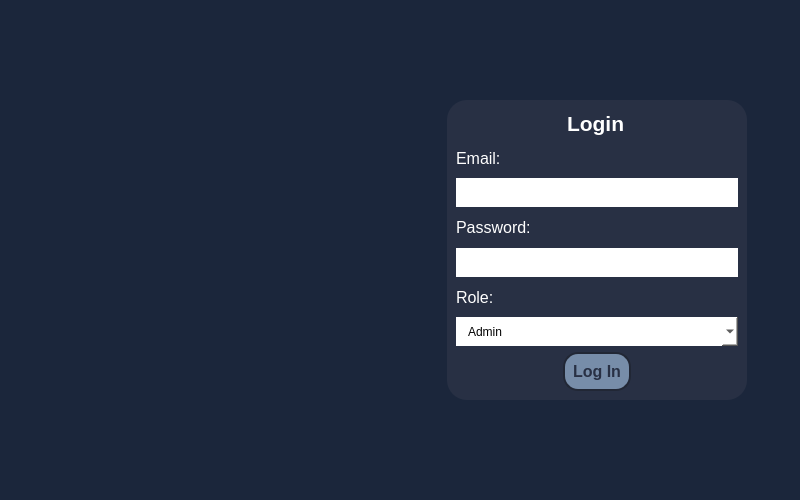
<?xml version="1.0" encoding="UTF-8"?>
<ui version="4.0">
 <class>MainWindow</class>
 <widget class="QMainWindow" name="MainWindow">
  <property name="geometry">
   <rect>
    <x>0</x>
    <y>0</y>
    <width>800</width>
    <height>500</height>
   </rect>
  </property>
  <property name="minimumSize">
   <size>
    <width>800</width>
    <height>500</height>
   </size>
  </property>
  <property name="windowTitle">
   <string>MainWindow</string>
  </property>
  <property name="styleSheet">
   <string notr="true">background-color:#1b263b;</string>
  </property>
  <widget class="QWidget" name="centralwidget">
   <property name="sizePolicy">
    <sizepolicy hsizetype="Expanding" vsizetype="Expanding">
     <horstretch>0</horstretch>
     <verstretch>0</verstretch>
    </sizepolicy>
   </property>
   <property name="layoutDirection">
    <enum>Qt::LayoutDirection::LeftToRight</enum>
   </property>
   <property name="styleSheet">
    <string notr="true"/>
   </property>
   <layout class="QHBoxLayout" name="horizontalLayout">
    <item alignment="Qt::AlignmentFlag::AlignHCenter|Qt::AlignmentFlag::AlignVCenter">
     <widget class="QLabel" name="label">
      <property name="sizePolicy">
       <sizepolicy hsizetype="Expanding" vsizetype="Preferred">
        <horstretch>0</horstretch>
        <verstretch>0</verstretch>
       </sizepolicy>
      </property>
      <property name="minimumSize">
       <size>
        <width>300</width>
        <height>300</height>
       </size>
      </property>
      <property name="maximumSize">
       <size>
        <width>600</width>
        <height>600</height>
       </size>
      </property>
      <property name="text">
       <string/>
      </property>
      <property name="pixmap">
       <pixmap resource="resources.qrc">:/images/images/BigLogo.png</pixmap>
      </property>
      <property name="scaledContents">
       <bool>true</bool>
      </property>
     </widget>
    </item>
    <item alignment="Qt::AlignmentFlag::AlignHCenter|Qt::AlignmentFlag::AlignVCenter">
     <widget class="QFrame" name="frame">
      <property name="enabled">
       <bool>true</bool>
      </property>
      <property name="minimumSize">
       <size>
        <width>300</width>
        <height>300</height>
       </size>
      </property>
      <property name="maximumSize">
       <size>
        <width>600</width>
        <height>600</height>
       </size>
      </property>
      <property name="styleSheet">
       <string notr="true">background-color : #283044;
border-radius : 20px;</string>
      </property>
      <property name="frameShape">
       <enum>QFrame::Shape::StyledPanel</enum>
      </property>
      <property name="frameShadow">
       <enum>QFrame::Shadow::Raised</enum>
      </property>
      <layout class="QVBoxLayout" name="verticalLayout">
       <item alignment="Qt::AlignmentFlag::AlignHCenter">
        <widget class="QLineEdit" name="loginHead">
         <property name="enabled">
          <bool>true</bool>
         </property>
         <property name="sizePolicy">
          <sizepolicy hsizetype="Expanding" vsizetype="Expanding">
           <horstretch>0</horstretch>
           <verstretch>0</verstretch>
          </sizepolicy>
         </property>
         <property name="font">
          <font>
           <pointsize>16</pointsize>
           <bold>true</bold>
          </font>
         </property>
         <property name="styleSheet">
          <string notr="true">color : #ffffff;
width:60px
</string>
         </property>
         <property name="text">
          <string>Login</string>
         </property>
         <property name="readOnly">
          <bool>true</bool>
         </property>
        </widget>
       </item>
       <item>
        <widget class="QLabel" name="emailHead">
         <property name="sizePolicy">
          <sizepolicy hsizetype="Expanding" vsizetype="Expanding">
           <horstretch>0</horstretch>
           <verstretch>0</verstretch>
          </sizepolicy>
         </property>
         <property name="font">
          <font>
           <pointsize>12</pointsize>
          </font>
         </property>
         <property name="autoFillBackground">
          <bool>false</bool>
         </property>
         <property name="styleSheet">
          <string notr="true">color : #ffffff</string>
         </property>
         <property name="text">
          <string>Email:</string>
         </property>
        </widget>
       </item>
       <item>
        <widget class="QLineEdit" name="emailField">
         <property name="sizePolicy">
          <sizepolicy hsizetype="Expanding" vsizetype="Expanding">
           <horstretch>0</horstretch>
           <verstretch>0</verstretch>
          </sizepolicy>
         </property>
         <property name="styleSheet">
          <string notr="true">background-color: #ffffff;
padding-left :10px </string>
         </property>
        </widget>
       </item>
       <item>
        <widget class="QLabel" name="passHead">
         <property name="sizePolicy">
          <sizepolicy hsizetype="Expanding" vsizetype="Expanding">
           <horstretch>0</horstretch>
           <verstretch>0</verstretch>
          </sizepolicy>
         </property>
         <property name="font">
          <font>
           <pointsize>12</pointsize>
          </font>
         </property>
         <property name="autoFillBackground">
          <bool>false</bool>
         </property>
         <property name="styleSheet">
          <string notr="true">color : #ffffff</string>
         </property>
         <property name="text">
          <string>Password:</string>
         </property>
        </widget>
       </item>
       <item>
        <widget class="QLineEdit" name="passField">
         <property name="sizePolicy">
          <sizepolicy hsizetype="Expanding" vsizetype="Expanding">
           <horstretch>0</horstretch>
           <verstretch>0</verstretch>
          </sizepolicy>
         </property>
         <property name="styleSheet">
          <string notr="true">background-color: #ffffff;
padding-left:5px
</string>
         </property>
        </widget>
       </item>
       <item>
        <widget class="QLabel" name="roleHead">
         <property name="sizePolicy">
          <sizepolicy hsizetype="Expanding" vsizetype="Expanding">
           <horstretch>0</horstretch>
           <verstretch>0</verstretch>
          </sizepolicy>
         </property>
         <property name="font">
          <font>
           <pointsize>12</pointsize>
          </font>
         </property>
         <property name="autoFillBackground">
          <bool>false</bool>
         </property>
         <property name="styleSheet">
          <string notr="true">color : #ffffff</string>
         </property>
         <property name="text">
          <string>Role:</string>
         </property>
        </widget>
       </item>
       <item>
        <widget class="QComboBox" name="roleField">
         <property name="sizePolicy">
          <sizepolicy hsizetype="Expanding" vsizetype="Expanding">
           <horstretch>0</horstretch>
           <verstretch>0</verstretch>
          </sizepolicy>
         </property>
         <property name="styleSheet">
          <string notr="true">background-color:#ffffff;
padding-left:10px</string>
         </property>
         <property name="editable">
          <bool>true</bool>
         </property>
         <item>
          <property name="text">
           <string>Admin</string>
          </property>
         </item>
         <item>
          <property name="text">
           <string>Teacher</string>
          </property>
         </item>
         <item>
          <property name="text">
           <string>Student</string>
          </property>
         </item>
        </widget>
       </item>
       <item alignment="Qt::AlignmentFlag::AlignHCenter">
        <widget class="QPushButton" name="LoginBTN">
         <property name="sizePolicy">
          <sizepolicy hsizetype="Expanding" vsizetype="Expanding">
           <horstretch>0</horstretch>
           <verstretch>0</verstretch>
          </sizepolicy>
         </property>
         <property name="font">
          <font>
           <pointsize>12</pointsize>
           <bold>true</bold>
          </font>
         </property>
         <property name="autoFillBackground">
          <bool>false</bool>
         </property>
         <property name="styleSheet">
          <string notr="true">QPushButton {
    color: #283044;
    background-color: #778da9;
    padding: 8px;
    border: 2px solid #212735;
    border-radius: 15px;n
}

QPushButton:hover {
    background-color: transparent;
    border-color: #778da9;
    color: white;
}
</string>
         </property>
         <property name="text">
          <string>Log In</string>
         </property>
        </widget>
       </item>
      </layout>
     </widget>
    </item>
   </layout>
  </widget>
 </widget>
 <tabstops>
  <tabstop>loginHead</tabstop>
  <tabstop>emailField</tabstop>
  <tabstop>passField</tabstop>
  <tabstop>roleField</tabstop>
  <tabstop>LoginBTN</tabstop>
 </tabstops>
 <resources>
  <include location="resources.qrc"/>
 </resources>
 <connections/>
</ui>
